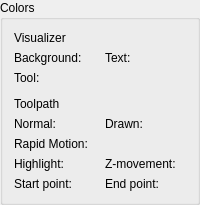
          <widget class="GroupBox" name="grpColors">
           <property name="title">
            <string>Colors</string>
           </property>
           <layout class="QVBoxLayout" name="verticalLayout_7">
            <item>
             <layout class="QGridLayout" name="gridLayout_6" columnstretch="0,0,0,0">
              <item row="7" column="0">
               <widget class="QLabel" name="label_40">
                <property name="text">
                 <string>Rapid Motion:</string>
                </property>
               </widget>
              </item>
              <item row="5" column="0">
               <widget class="QLabel" name="label_21">
                <property name="text">
                 <string>Toolpath</string>
                </property>
                <property name="wordWrap">
                 <bool>true</bool>
                </property>
               </widget>
              </item>
              <item row="9" column="0">
               <widget class="QLabel" name="label_26">
                <property name="text">
                 <string>Start point:</string>
                </property>
               </widget>
              </item>
              <item row="8" column="2">
               <widget class="QLabel" name="label_20">
                <property name="text">
                 <string>Z-movement:</string>
                </property>
               </widget>
              </item>
              <item row="9" column="1">
               <widget class="ColorPicker" name="clpToolpathStart" native="true"/>
              </item>
              <item row="8" column="3">
               <widget class="ColorPicker" name="clpToolpathZMovement" native="true"/>
              </item>
              <item row="8" column="0">
               <widget class="QLabel" name="label_25">
                <property name="text">
                 <string>Highlight:</string>
                </property>
               </widget>
              </item>
              <item row="8" column="1">
               <widget class="ColorPicker" name="clpToolpathHighlight" native="true"/>
              </item>
              <item row="9" column="3">
               <widget class="ColorPicker" name="clpToolpathEnd" native="true"/>
              </item>
              <item row="2" column="0">
               <widget class="QLabel" name="label_24">
                <property name="text">
                 <string>Background:</string>
                </property>
               </widget>
              </item>
              <item row="9" column="2">
               <widget class="QLabel" name="label_27">
                <property name="text">
                 <string>End point:</string>
                </property>
               </widget>
              </item>
              <item row="2" column="1">
               <widget class="ColorPicker" name="clpVisualizerBackground" native="true"/>
              </item>
              <item row="6" column="2">
               <widget class="QLabel" name="label_16">
                <property name="text">
                 <string>Drawn:</string>
                </property>
               </widget>
              </item>
              <item row="6" column="0">
               <widget class="QLabel" name="label_23">
                <property name="text">
                 <string>Normal:</string>
                </property>
               </widget>
              </item>
              <item row="6" column="1">
               <widget class="ColorPicker" name="clpToolpathNormal" native="true"/>
              </item>
              <item row="6" column="3">
               <widget class="ColorPicker" name="clpToolpathDrawn" native="true"/>
              </item>
              <item row="1" column="0">
               <widget class="QLabel" name="label_22">
                <property name="text">
                 <string>Visualizer</string>
                </property>
               </widget>
              </item>
              <item row="2" column="2">
               <widget class="QLabel" name="label_28">
                <property name="text">
                 <string>Text:</string>
                </property>
               </widget>
              </item>
              <item row="3" column="0">
               <widget class="QLabel" name="label_19">
                <property name="text">
                 <string>Tool:</string>
                </property>
               </widget>
              </item>
              <item row="4" column="0">
               <spacer name="verticalSpacer">
                <property name="orientation">
                 <enum>Qt::Vertical</enum>
                </property>
                <property name="sizeType">
                 <enum>QSizePolicy::Fixed</enum>
                </property>
                <property name="sizeHint" stdset="0">
                 <size>
                  <width>20</width>
                  <height>6</height>
                 </size>
                </property>
               </spacer>
              </item>
              <item row="2" column="3">
               <widget class="ColorPicker" name="clpVisualizerText" native="true"/>
              </item>
              <item row="3" column="1">
               <widget class="ColorPicker" name="clpTool" native="true"/>
              </item>
              <item row="7" column="1">
               <widget class="ColorPicker" name="clpToolpathRapid" native="true"/>
              </item>
             </layout>
            </item>
           </layout>
          </widget>
